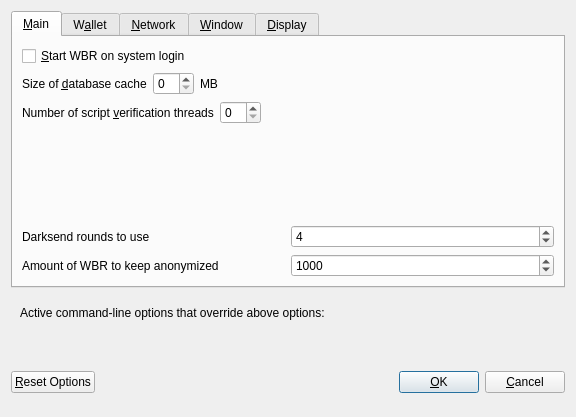
<?xml version="1.0" encoding="UTF-8"?>
<ui version="4.0">
 <class>OptionsDialog</class>
 <widget class="QDialog" name="OptionsDialog">
  <property name="geometry">
   <rect>
    <x>0</x>
    <y>0</y>
    <width>576</width>
    <height>417</height>
   </rect>
  </property>
  <property name="windowTitle">
   <string>Options</string>
  </property>
  <property name="modal">
   <bool>true</bool>
  </property>
  <layout class="QVBoxLayout" name="verticalLayout">
   <item>
    <widget class="QTabWidget" name="tabWidget">
     <property name="currentIndex">
      <number>0</number>
     </property>
     <widget class="QWidget" name="tabMain">
      <attribute name="title">
       <string>&amp;Main</string>
      </attribute>
      <layout class="QVBoxLayout" name="verticalLayout_Main">
       <item>
        <widget class="QCheckBox" name="bitcoinAtStartup">
         <property name="toolTip">
          <string>Automatically start WBR after logging in to the system.</string>
         </property>
         <property name="text">
          <string>&amp;Start WBR on system login</string>
         </property>
        </widget>
       </item>
       <item>
        <layout class="QHBoxLayout" name="horizontalLayout_2_Main">
         <item>
          <widget class="QLabel" name="databaseCacheLabel">
           <property name="text">
            <string>Size of &amp;database cache</string>
           </property>
           <property name="textFormat">
            <enum>Qt::PlainText</enum>
           </property>
           <property name="buddy">
            <cstring>databaseCache</cstring>
           </property>
          </widget>
         </item>
         <item>
          <widget class="QSpinBox" name="databaseCache"/>
         </item>
         <item>
          <widget class="QLabel" name="databaseCacheUnitLabel">
           <property name="text">
            <string>MB</string>
           </property>
           <property name="textFormat">
            <enum>Qt::PlainText</enum>
           </property>
          </widget>
         </item>
         <item>
          <spacer name="horizontalSpacer_2_Main">
           <property name="orientation">
            <enum>Qt::Horizontal</enum>
           </property>
           <property name="sizeHint" stdset="0">
            <size>
             <width>40</width>
             <height>20</height>
            </size>
           </property>
          </spacer>
         </item>
        </layout>
       </item>
       <item>
        <layout class="QHBoxLayout" name="horizontalLayout_3_Main">
         <item>
          <widget class="QLabel" name="threadsScriptVerifLabel">
           <property name="text">
            <string>Number of script &amp;verification threads</string>
           </property>
           <property name="textFormat">
            <enum>Qt::PlainText</enum>
           </property>
           <property name="buddy">
            <cstring>threadsScriptVerif</cstring>
           </property>
          </widget>
         </item>
         <item>
          <widget class="QSpinBox" name="threadsScriptVerif">
           <property name="toolTip">
            <string>(0 = auto, &lt;0 = leave that many cores free)</string>
           </property>
          </widget>
         </item>
         <item>
          <spacer name="horizontalSpacer_3_Main">
           <property name="orientation">
            <enum>Qt::Horizontal</enum>
           </property>
           <property name="sizeHint" stdset="0">
            <size>
             <width>40</width>
             <height>20</height>
            </size>
           </property>
          </spacer>
         </item>
        </layout>
       </item>
       <item>
        <spacer name="verticalSpacer_Main">
         <property name="orientation">
          <enum>Qt::Vertical</enum>
         </property>
         <property name="sizeHint" stdset="0">
          <size>
           <width>20</width>
           <height>40</height>
          </size>
         </property>
        </spacer>
       </item>
       <item>
        <layout class="QHBoxLayout" name="horizontalLayout_4_Main">
         <item>
          <widget class="QLabel" name="label">
           <property name="toolTip">
            <string>This setting determines the amount of individual masternodes that an input will be anonymized through.&lt;br/&gt;More rounds of anonymization gives a higher degree of privacy, but also costs more in fees.</string>
           </property>
           <property name="text">
            <string>Darksend rounds to use</string>
           </property>
          </widget>
         </item>
         <item>
          <widget class="QSpinBox" name="DarksendRounds">
           <property name="minimum">
            <number>2</number>
           </property>
           <property name="maximum">
            <number>8</number>
           </property>
           <property name="value">
            <number>4</number>
           </property>
          </widget>
         </item>
        </layout>
       </item>
       <item>
        <layout class="QHBoxLayout" name="horizontalLayout">
         <item>
          <widget class="QLabel" name="label_2">
           <property name="toolTip">
            <string>This amount acts as a threshold to turn off Darksend once it's reached.</string>
           </property>
           <property name="statusTip">
            <string notr="true"/>
           </property>
           <property name="whatsThis">
            <string notr="true"/>
           </property>
           <property name="accessibleName">
            <string notr="true"/>
           </property>
           <property name="accessibleDescription">
            <string notr="true"/>
           </property>
           <property name="text">
            <string>Amount of WBR to keep anonymized</string>
           </property>
          </widget>
         </item>
         <item>
          <widget class="QSpinBox" name="anonymizeWBR">
           <property name="minimum">
            <number>100</number>
           </property>
           <property name="maximum">
            <number>100000</number>
           </property>
           <property name="singleStep">
            <number>100</number>
           </property>
           <property name="value">
            <number>1000</number>
           </property>
          </widget>
         </item>
        </layout>
       </item>
      </layout>
     </widget>
     <widget class="QWidget" name="tabWallet">
      <attribute name="title">
       <string>W&amp;allet</string>
      </attribute>
      <layout class="QVBoxLayout" name="verticalLayout_Wallet">
       <item>
        <widget class="QGroupBox" name="groupBox">
         <property name="title">
          <string>Expert</string>
         </property>
         <layout class="QVBoxLayout" name="verticalLayout_2">
          <item>
           <widget class="QCheckBox" name="coinControlFeatures">
            <property name="toolTip">
             <string>Whether to show coin control features or not.</string>
            </property>
            <property name="text">
             <string>Enable coin &amp;control features</string>
            </property>
           </widget>
          </item>
          <item>
           <widget class="QCheckBox" name="showMasternodesTab">
            <property name="toolTip">
             <string>Show additional tab listing all your masternodes in first sub-tab&lt;br/&gt;and all masternodes on the network in second sub-tab.</string>
            </property>
            <property name="text">
             <string>Show Masternodes Tab</string>
            </property>
           </widget>
          </item>
          <item>
           <widget class="QCheckBox" name="spendZeroConfChange">
            <property name="toolTip">
             <string>If you disable the spending of unconfirmed change, the change from a transaction&lt;br/&gt;cannot be used until that transaction has at least one confirmation.&lt;br/&gt;This also affects how your balance is computed.</string>
            </property>
            <property name="text">
             <string>&amp;Spend unconfirmed change</string>
            </property>
           </widget>
          </item>
         </layout>
        </widget>
       </item>
       <item>
        <spacer name="verticalSpacer_Wallet">
         <property name="orientation">
          <enum>Qt::Vertical</enum>
         </property>
         <property name="sizeHint" stdset="0">
          <size>
           <width>20</width>
           <height>40</height>
          </size>
         </property>
        </spacer>
       </item>
      </layout>
     </widget>
     <widget class="QWidget" name="tabNetwork">
      <attribute name="title">
       <string>&amp;Network</string>
      </attribute>
      <layout class="QVBoxLayout" name="verticalLayout_Network">
       <item>
        <widget class="QCheckBox" name="mapPortUpnp">
         <property name="toolTip">
          <string>Automatically open the WBR client port on the router. This only works when your router supports UPnP and it is enabled.</string>
         </property>
         <property name="text">
          <string>Map port using &amp;UPnP</string>
         </property>
        </widget>
       </item>
       <item>
        <widget class="QCheckBox" name="allowIncoming">
         <property name="toolTip">
          <string>Accept connections from outside</string>
         </property>
         <property name="text">
          <string>Allow incoming connections</string>
         </property>
        </widget>
       </item>
       <item>
        <widget class="QCheckBox" name="connectSocks">
         <property name="toolTip">
          <string>Connect to the WBR network through a SOCKS5 proxy.</string>
         </property>
         <property name="text">
          <string>&amp;Connect through SOCKS5 proxy (default proxy):</string>
         </property>
        </widget>
       </item>
       <item>
        <layout class="QHBoxLayout" name="horizontalLayout_1_Network">
         <item>
          <widget class="QLabel" name="proxyIpLabel">
           <property name="text">
            <string>Proxy &amp;IP:</string>
           </property>
           <property name="textFormat">
            <enum>Qt::PlainText</enum>
           </property>
           <property name="buddy">
            <cstring>proxyIp</cstring>
           </property>
          </widget>
         </item>
         <item>
          <widget class="QValidatedLineEdit" name="proxyIp">
           <property name="minimumSize">
            <size>
             <width>140</width>
             <height>0</height>
            </size>
           </property>
           <property name="maximumSize">
            <size>
             <width>140</width>
             <height>16777215</height>
            </size>
           </property>
           <property name="toolTip">
            <string>IP address of the proxy (e.g. IPv4: 127.0.0.1 / IPv6: ::1)</string>
           </property>
          </widget>
         </item>
         <item>
          <widget class="QLabel" name="proxyPortLabel">
           <property name="text">
            <string>&amp;Port:</string>
           </property>
           <property name="textFormat">
            <enum>Qt::PlainText</enum>
           </property>
           <property name="buddy">
            <cstring>proxyPort</cstring>
           </property>
          </widget>
         </item>
         <item>
          <widget class="QLineEdit" name="proxyPort">
           <property name="minimumSize">
            <size>
             <width>55</width>
             <height>0</height>
            </size>
           </property>
           <property name="maximumSize">
            <size>
             <width>55</width>
             <height>16777215</height>
            </size>
           </property>
           <property name="toolTip">
            <string>Port of the proxy (e.g. 9050)</string>
           </property>
          </widget>
         </item>
         <item>
          <spacer name="horizontalSpacer_1_Network">
           <property name="orientation">
            <enum>Qt::Horizontal</enum>
           </property>
           <property name="sizeHint" stdset="0">
            <size>
             <width>40</width>
             <height>20</height>
            </size>
           </property>
          </spacer>
         </item>
        </layout>
       </item>
       <item>
        <spacer name="verticalSpacer_Network">
         <property name="orientation">
          <enum>Qt::Vertical</enum>
         </property>
         <property name="sizeHint" stdset="0">
          <size>
           <width>20</width>
           <height>40</height>
          </size>
         </property>
        </spacer>
       </item>
      </layout>
     </widget>
     <widget class="QWidget" name="tabWindow">
      <attribute name="title">
       <string>&amp;Window</string>
      </attribute>
      <layout class="QVBoxLayout" name="verticalLayout_Window">
       <item>
        <widget class="QCheckBox" name="minimizeToTray">
         <property name="toolTip">
          <string>Show only a tray icon after minimizing the window.</string>
         </property>
         <property name="text">
          <string>&amp;Minimize to the tray instead of the taskbar</string>
         </property>
        </widget>
       </item>
       <item>
        <widget class="QCheckBox" name="minimizeOnClose">
         <property name="toolTip">
          <string>Minimize instead of exit the application when the window is closed. When this option is enabled, the application will be closed only after selecting Quit in the menu.</string>
         </property>
         <property name="text">
          <string>M&amp;inimize on close</string>
         </property>
        </widget>
       </item>
       <item>
        <spacer name="verticalSpacer_Window">
         <property name="orientation">
          <enum>Qt::Vertical</enum>
         </property>
         <property name="sizeHint" stdset="0">
          <size>
           <width>20</width>
           <height>40</height>
          </size>
         </property>
        </spacer>
       </item>
      </layout>
     </widget>
     <widget class="QWidget" name="tabDisplay">
      <attribute name="title">
       <string>&amp;Display</string>
      </attribute>
      <layout class="QVBoxLayout" name="verticalLayout_Display">
       <item>
        <layout class="QHBoxLayout" name="horizontalLayout_1_Display">
         <item>
          <widget class="QLabel" name="langLabel">
           <property name="text">
            <string>User Interface &amp;language:</string>
           </property>
           <property name="textFormat">
            <enum>Qt::PlainText</enum>
           </property>
           <property name="buddy">
            <cstring>lang</cstring>
           </property>
          </widget>
         </item>
         <item>
          <widget class="QValueComboBox" name="lang">
           <property name="toolTip">
            <string>The user interface language can be set here. This setting will take effect after restarting WBR.</string>
           </property>
          </widget>
         </item>
        </layout>
       </item>
       <item>
        <widget class="QLabel" name="label_3">
         <property name="toolTip">
          <string notr="true"/>
         </property>
         <property name="statusTip">
          <string notr="true"/>
         </property>
         <property name="whatsThis">
          <string notr="true"/>
         </property>
         <property name="accessibleName">
          <string notr="true"/>
         </property>
         <property name="text">
          <string>Language missing or translation incomplete? Help contributing translations here:
https://www.transifex.com/webruble-project/webruble-project-translations</string>
         </property>
         <property name="wordWrap">
          <bool>true</bool>
         </property>
         <property name="openExternalLinks">
          <bool>true</bool>
         </property>
         <property name="textInteractionFlags">
          <set>Qt::TextBrowserInteraction</set>
         </property>
        </widget>
       </item>
       <item>
        <layout class="QHBoxLayout" name="horizontalLayout_4_Display" stretch="0,0">
         <item>
          <widget class="QLabel" name="themeLabel">
           <property name="text">
            <string>User Interface Theme:</string>
           </property>
          </widget>
         </item>
         <item>
          <widget class="QValueComboBox" name="theme"/>
         </item>
        </layout>
       </item>
       <item>
        <widget class="Line" name="line">
         <property name="orientation">
          <enum>Qt::Horizontal</enum>
         </property>
        </widget>
       </item>
       <item>
        <layout class="QHBoxLayout" name="horizontalLayout_2_Display">
         <item>
          <widget class="QLabel" name="unitLabel">
           <property name="text">
            <string>&amp;Unit to show amounts in:</string>
           </property>
           <property name="textFormat">
            <enum>Qt::PlainText</enum>
           </property>
           <property name="buddy">
            <cstring>unit</cstring>
           </property>
          </widget>
         </item>
         <item>
          <widget class="QValueComboBox" name="unit">
           <property name="toolTip">
            <string>Choose the default subdivision unit to show in the interface and when sending coins.</string>
           </property>
          </widget>
         </item>
        </layout>
       </item>
       <item>
        <layout class="QHBoxLayout" name="horizontalLayout_5_Display">
         <item>
          <widget class="QLabel" name="digitsLabel">
           <property name="text">
            <string>Decimal digits</string>
           </property>
          </widget>
         </item>
         <item>
          <widget class="QValueComboBox" name="digits"/>
         </item>
        </layout>
       </item>
       <item>
        <layout class="QHBoxLayout" name="horizontalLayout_3_Display">
         <item>
          <widget class="QLabel" name="thirdPartyTxUrlsLabel">
           <property name="toolTip">
            <string>Third party URLs (e.g. a block explorer) that appear in the transactions tab as context menu items. %s in the URL is replaced by transaction hash. Multiple URLs are separated by vertical bar |.</string>
           </property>
           <property name="text">
            <string>Third party transaction URLs</string>
           </property>
           <property name="buddy">
            <cstring>thirdPartyTxUrls</cstring>
           </property>
          </widget>
         </item>
         <item>
          <widget class="QLineEdit" name="thirdPartyTxUrls">
           <property name="toolTip">
            <string>Third party URLs (e.g. a block explorer) that appear in the transactions tab as context menu items. %s in the URL is replaced by transaction hash. Multiple URLs are separated by vertical bar |.</string>
           </property>
          </widget>
         </item>
        </layout>
       </item>
       <item>
        <spacer name="verticalSpacer">
         <property name="orientation">
          <enum>Qt::Vertical</enum>
         </property>
         <property name="sizeHint" stdset="0">
          <size>
           <width>20</width>
           <height>40</height>
          </size>
         </property>
        </spacer>
       </item>
      </layout>
     </widget>
    </widget>
   </item>
   <item>
    <widget class="QFrame" name="frame">
     <layout class="QVBoxLayout" name="verticalLayout_Bottom">
      <item>
       <layout class="QHBoxLayout" name="horizontalLayout_Bottom">
        <item>
         <widget class="QLabel" name="overriddenByCommandLineInfoLabel">
          <property name="text">
           <string>Active command-line options that override above options:</string>
          </property>
          <property name="textFormat">
           <enum>Qt::PlainText</enum>
          </property>
         </widget>
        </item>
        <item>
         <spacer name="horizontalSpacer_Bottom">
          <property name="orientation">
           <enum>Qt::Horizontal</enum>
          </property>
          <property name="sizeHint" stdset="0">
           <size>
            <width>40</width>
            <height>20</height>
           </size>
          </property>
         </spacer>
        </item>
       </layout>
      </item>
      <item>
       <widget class="QLabel" name="overriddenByCommandLineLabel">
        <property name="text">
         <string/>
        </property>
        <property name="textFormat">
         <enum>Qt::PlainText</enum>
        </property>
        <property name="wordWrap">
         <bool>true</bool>
        </property>
       </widget>
      </item>
     </layout>
    </widget>
   </item>
   <item>
    <layout class="QHBoxLayout" name="horizontalLayout_Buttons">
     <item>
      <widget class="QPushButton" name="resetButton">
       <property name="toolTip">
        <string>Reset all client options to default.</string>
       </property>
       <property name="text">
        <string>&amp;Reset Options</string>
       </property>
       <property name="autoDefault">
        <bool>false</bool>
       </property>
      </widget>
     </item>
     <item>
      <spacer name="horizontalSpacer_1">
       <property name="orientation">
        <enum>Qt::Horizontal</enum>
       </property>
       <property name="sizeHint" stdset="0">
        <size>
         <width>40</width>
         <height>48</height>
        </size>
       </property>
      </spacer>
     </item>
     <item>
      <widget class="QLabel" name="statusLabel">
       <property name="minimumSize">
        <size>
         <width>200</width>
         <height>0</height>
        </size>
       </property>
       <property name="font">
        <font>
         <weight>75</weight>
         <bold>true</bold>
        </font>
       </property>
       <property name="text">
        <string/>
       </property>
       <property name="textFormat">
        <enum>Qt::PlainText</enum>
       </property>
       <property name="wordWrap">
        <bool>true</bool>
       </property>
      </widget>
     </item>
     <item>
      <spacer name="horizontalSpacer_2">
       <property name="orientation">
        <enum>Qt::Horizontal</enum>
       </property>
       <property name="sizeHint" stdset="0">
        <size>
         <width>40</width>
         <height>48</height>
        </size>
       </property>
      </spacer>
     </item>
     <item>
      <widget class="QPushButton" name="okButton">
       <property name="text">
        <string>&amp;OK</string>
       </property>
       <property name="autoDefault">
        <bool>false</bool>
       </property>
       <property name="default">
        <bool>true</bool>
       </property>
      </widget>
     </item>
     <item>
      <widget class="QPushButton" name="cancelButton">
       <property name="text">
        <string>&amp;Cancel</string>
       </property>
       <property name="autoDefault">
        <bool>false</bool>
       </property>
      </widget>
     </item>
    </layout>
   </item>
  </layout>
 </widget>
 <customwidgets>
  <customwidget>
   <class>QValidatedLineEdit</class>
   <extends>QLineEdit</extends>
   <header>qvalidatedlineedit.h</header>
  </customwidget>
  <customwidget>
   <class>QValueComboBox</class>
   <extends>QComboBox</extends>
   <header>qvaluecombobox.h</header>
  </customwidget>
 </customwidgets>
 <resources/>
 <connections/>
</ui>
